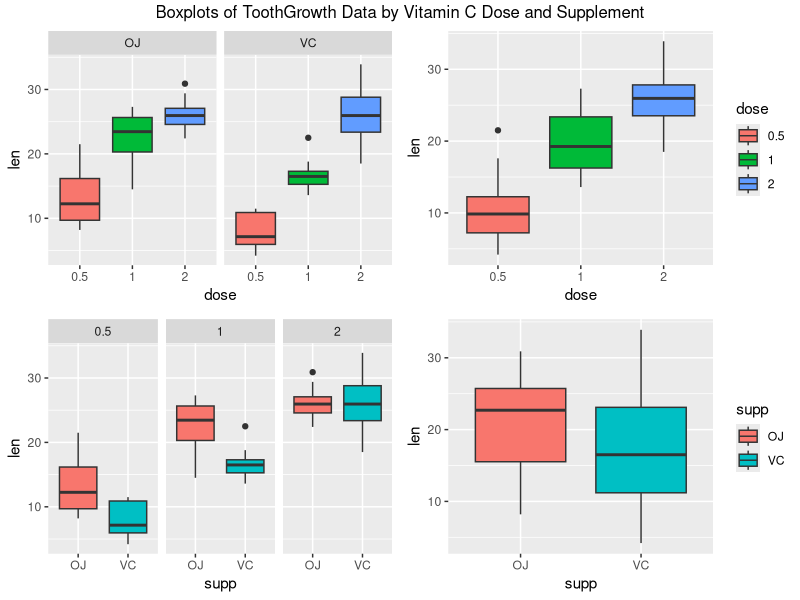

Generate this figure with R:
## =========================================================================================================================================== ##
## Now in the second portion of the class, we're going to analyze the ToothGrowth data in the R datasets package.

## 1. Load the ToothGrowth data and perform some basic exploratory data analyses
## 2. Provide a basic summary of the data.
## 3. Use confidence intervals and/or hypothesis tests to compare tooth growth by supp and dose. (Only use the techniques from class, even if there's other approaches worth considering)
## 4. State conclusions and the assumptions needed for conclusions.

## Evaluation Criteria:
##      - Exploratory data analysis of at least a single plot or table highlighting basic features of the data?
##      - Relevant confidence intervals and/or tests?
##      - Were the results of the tests and/or intervals interpreted in the context of the problem correctly?
##      - Describe the assumptions needed for conclusions?

## =========================================================================================================================================== ##

library(ggplot2)
library(knitr)
library(datasets)
library(gridExtra)
library(GGally)
opts_chunk$set(fig.width=10, fig.height=8, warning=FALSE, message=FALSE)

## =========================================================================================================================================== ##
## 1. Load the ToothGrowth data and perform some basic exploratory data analyses 
## Load dataset ToothGrowth

data(ToothGrowth)
# to keep camelCase naming format with lowercase first letter and uppercase subsequent letters
toothGrowth <- ToothGrowth
# convert to factor for plotting
toothGrowth$dose <- as.factor(toothGrowth$dose)

## Some basic exploratory data analyses 

str(toothGrowth)
head(toothGrowth)
tail(toothGrowth)

## Number of Rows and Columns.

dim(toothGrowth)

## Sample Size n

sample_size <- length(toothGrowth$len)
sample_size

## Mean group by dose and by OJ & VC

## X bar - Mean
mean_groups <- aggregate(toothGrowth$len,list(toothGrowth$supp,toothGrowth$dose),mean)
mean_groups

## Standard Deviation group by dose and by OJ & VC

## s - standard Deviation
sd_group <- aggregate(toothGrowth$len,list(toothGrowth$supp,toothGrowth$dose),sd)
sd_group

## =========================================================================================================================================== ##
## 2. Provide a basic summary of the data.

summary(toothGrowth)

## Table of data. 

table(toothGrowth$supp, toothGrowth$dose)

## Boxplots of data.
p1 <- ggplot(data=toothGrowth, aes(x=dose,y=len,fill=dose)) +
        geom_boxplot() + 
        theme(legend.position="none") + 
        facet_grid(.~supp) 

p2 <- ggplot(data=toothGrowth, aes(x=supp,y=len,fill=supp)) +
        geom_boxplot() + 
        theme(legend.position="none") + 
        facet_grid(.~dose) 

p3 <- ggplot(data=toothGrowth, aes(x=supp,y=len,fill=supp)) +
        geom_boxplot()

p4 <- ggplot(data=toothGrowth, aes(x=dose,y=len,fill=dose)) +
        geom_boxplot()

grid.arrange(p1, p4, p2, p3, ncol = 2, nrow=2, top="Boxplots of ToothGrowth Data by Vitamin C Dose and Supplement")

## =========================================================================================================================================== ##
## 3. Use confidence intervals and/or hypothesis tests to compare tooth growth by supp and dose. 
## (Only use the techniques from class, even if there's other approaches worth considering)

# Perform an Analysis of Variance (ANOVA)
anova.out <- aov(len ~ supp * dose, data=toothGrowth)
summary(anova.out)

# TukeyHSD Analysis of supp and dose groups
TukeyHSD(anova.out)
confint(anova.out)
print(model.tables(anova.out,"means"),digits=3)

## =========================================================================================================================================== ##
## 4. State your conclusions and the assumptions needed for your conclusions. 

## We conclude that the data indicates that both the dosage and the supplement have clear indepednent effects on the length growth or elongation of guinea pig teeth. Supplement type has demonstrated influence, but OJ has a greater average teeth growth in combination with dosages at 0.5 and 1 than for the VC supplement. However, at dosage level 2, there appears to be no significant effect (similar means and confidence intervals) between the VC supplement and the OJ.

## The above conclusions depend upon the following assumptions:
##      * the distribution of the means is approximately normal
##      * main predictors of dosage and supplement were randomly assigned
##      * the sample dataset population of guinea pigs is representative or generalizable to the general population of guinea pigs